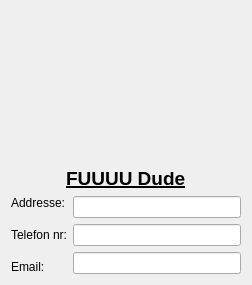
           <widget class="QWidget" name="page_10">
            <layout class="QGridLayout" name="gridLayout_16">
             <item row="0" column="0">
              <layout class="QVBoxLayout" name="verticalLayout_23">
               <item>
                <layout class="QHBoxLayout" name="horizontalLayout_33">
                 <item>
                  <layout class="QHBoxLayout" name="horizontalLayout_34">
                   <item>
                    <spacer name="horizontalSpacer_43">
                     <property name="orientation">
                      <enum>Qt::Horizontal</enum>
                     </property>
                     <property name="sizeHint" stdset="0">
                      <size>
                       <width>40</width>
                       <height>20</height>
                      </size>
                     </property>
                    </spacer>
                   </item>
                  </layout>
                 </item>
                 <item>
                  <widget class="QLabel" name="label_54">
                   <property name="minimumSize">
                    <size>
                     <width>150</width>
                     <height>150</height>
                    </size>
                   </property>
                   <property name="maximumSize">
                    <size>
                     <width>150</width>
                     <height>150</height>
                    </size>
                   </property>
                   <property name="text">
                    <string/>
                   </property>
                   <property name="pixmap">
                    <pixmap>../../../Pictures/FUU.PNG</pixmap>
                   </property>
                   <property name="scaledContents">
                    <bool>true</bool>
                   </property>
                  </widget>
                 </item>
                 <item>
                  <spacer name="horizontalSpacer_44">
                   <property name="orientation">
                    <enum>Qt::Horizontal</enum>
                   </property>
                   <property name="sizeHint" stdset="0">
                    <size>
                     <width>40</width>
                     <height>20</height>
                    </size>
                   </property>
                  </spacer>
                 </item>
                </layout>
               </item>
               <item>
                <layout class="QHBoxLayout" name="horizontalLayout_35">
                 <item>
                  <spacer name="horizontalSpacer_45">
                   <property name="orientation">
                    <enum>Qt::Horizontal</enum>
                   </property>
                   <property name="sizeHint" stdset="0">
                    <size>
                     <width>40</width>
                     <height>20</height>
                    </size>
                   </property>
                  </spacer>
                 </item>
                 <item>
                  <widget class="QLabel" name="label_55">
                   <property name="font">
                    <font>
                     <pointsize>14</pointsize>
                     <weight>75</weight>
                     <bold>true</bold>
                     <underline>true</underline>
                    </font>
                   </property>
                   <property name="text">
                    <string>FUUUU Dude</string>
                   </property>
                  </widget>
                 </item>
                 <item>
                  <spacer name="horizontalSpacer_46">
                   <property name="orientation">
                    <enum>Qt::Horizontal</enum>
                   </property>
                   <property name="sizeHint" stdset="0">
                    <size>
                     <width>40</width>
                     <height>20</height>
                    </size>
                   </property>
                  </spacer>
                 </item>
                </layout>
               </item>
              </layout>
             </item>
             <item row="1" column="0">
              <layout class="QGridLayout" name="gridLayout_15">
               <item row="0" column="0" rowspan="3">
                <layout class="QVBoxLayout" name="verticalLayout_22">
                 <item>
                  <widget class="QLabel" name="label_51">
                   <property name="text">
                    <string>Addresse:</string>
                   </property>
                  </widget>
                 </item>
                 <item>
                  <spacer name="verticalSpacer_19">
                   <property name="orientation">
                    <enum>Qt::Vertical</enum>
                   </property>
                   <property name="sizeHint" stdset="0">
                    <size>
                     <width>20</width>
                     <height>28</height>
                    </size>
                   </property>
                  </spacer>
                 </item>
                 <item>
                  <widget class="QLabel" name="label_52">
                   <property name="text">
                    <string>Telefon nr:</string>
                   </property>
                  </widget>
                 </item>
                 <item>
                  <spacer name="verticalSpacer_20">
                   <property name="orientation">
                    <enum>Qt::Vertical</enum>
                   </property>
                   <property name="sizeHint" stdset="0">
                    <size>
                     <width>20</width>
                     <height>28</height>
                    </size>
                   </property>
                  </spacer>
                 </item>
                 <item>
                  <widget class="QLabel" name="label_53">
                   <property name="text">
                    <string>Email:</string>
                   </property>
                  </widget>
                 </item>
                </layout>
               </item>
               <item row="0" column="1">
                <widget class="QLineEdit" name="lineEdit_28"/>
               </item>
               <item row="1" column="1">
                <widget class="QLineEdit" name="lineEdit_29"/>
               </item>
               <item row="2" column="1">
                <widget class="QLineEdit" name="lineEdit_30"/>
               </item>
              </layout>
             </item>
            </layout>
           </widget>
